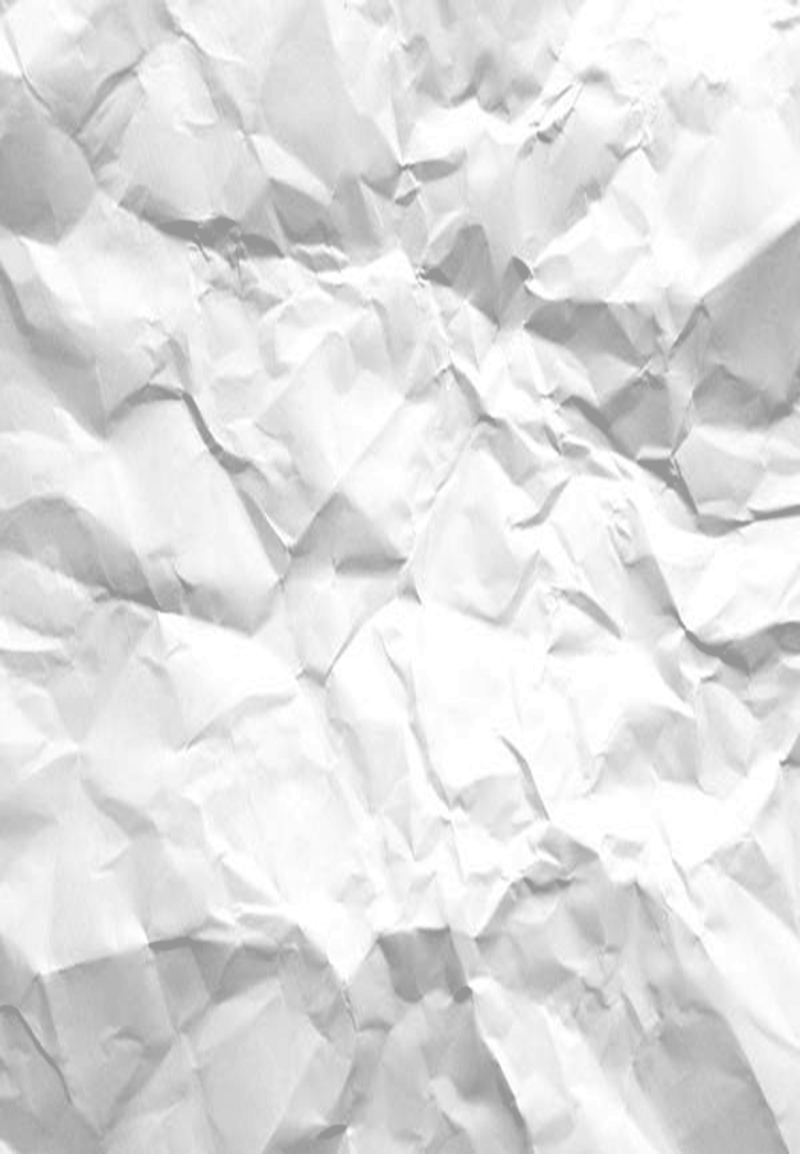
#> input picture assets/paper/wrinkled.jpg, 800 x 1154 px
$ python cardboardize.py
#> lines starting #> are read from the running program, lines starting #| are printed output that depends on the picture
"""Offline "cardboard-izer" for the monster sprite pack.

  python tools/cardboardize.py            # assets/monsters/*.png -> assets/beasts/*.png

For every sprite we keep, it adds a wobbly hand-cut paper rim and an ink
outline around the art, multiplies the picture with the wrinkled paper grain,
flattens the colours a little (like printed card), and shades the inner edge so
it reads as a thick cut-out. Sprites that do not fit the game (people, sci-fi,
suggestive art, illustration pages) are dropped and listed in
assets/beasts/MANIFEST.json with the reason. Needs Pillow and numpy.
"""
import json
import os
import re
import sys

import numpy as np
from PIL import Image, ImageFilter

ROOT = os.path.dirname(os.path.dirname(os.path.abspath(__file__)))
SRC = os.path.join(ROOT, "assets", "monsters")
DST = os.path.join(ROOT, "assets", "beasts")
PAPER = os.path.join(ROOT, "assets", "paper", "wrinkled.jpg")

# (regex on the file stem, reason). First match wins.
DROP = [
    (r"succubus|demoness|mix_match|battler_woman|undead_girls|asp_girl|medusa|beachgoer|pixie", "suggestive or not a creature"),
    (r"^air_elemental_0[24]|^earth_elemental_01|^water_elemental_0[23]|^imp_", "female-figure or revealing art, dropped to keep the game family friendly"),
    (r"townsfolk|guard_|scout|pirate|sentry_0|dark_?elf|evil_elf|koboglins", "human or humanoid townsfolk, not a monster for this game"),
    (r"sci_?fi|scifi|spider_bot|War_Machine|beetle_mech|Float_Armour|evil_empire", "sci-fi, does not fit the setting"),
]

INK = np.array([44, 28, 16], dtype=np.float32)
RIM = np.array([238, 220, 178], dtype=np.float32)
SHADE = np.array([120, 90, 55], dtype=np.float32)


def blur_mask(a: np.ndarray, r: float) -> np.ndarray:
    im = Image.fromarray(a.astype(np.uint8)).filter(ImageFilter.GaussianBlur(r))
    return np.asarray(im, dtype=np.float32)


# [67 lines left out: functions noise, dilate, process, not called in this run]


def main() -> None:
    os.makedirs(DST, exist_ok=True)
    for old in os.listdir(DST):
        if old.lower().endswith(".png"):
            os.remove(os.path.join(DST, old))
    paper_img = Image.open(PAPER).convert("L").resize((256, 256), Image.LANCZOS)
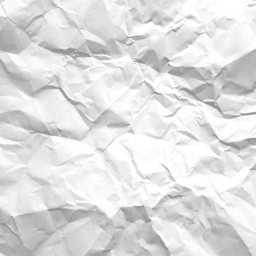
#> paper_img: PIL image 256x256 L; min 143, max 255, mean 223.6
    paper = np.asarray(paper_img, dtype=np.float32) / 255.0
    paper = (paper - paper.min()) / max(1e-6, paper.max() - paper.min())
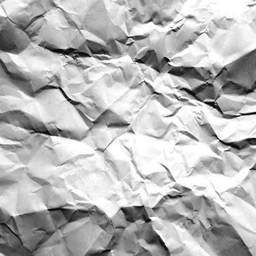
#> paper: shape (256, 256) float32; min 0, max 1, mean 0.72
    manifest = {"kept": {}, "dropped": {}}
#> (the run stopped early here; a loop or call above may not have finished)
